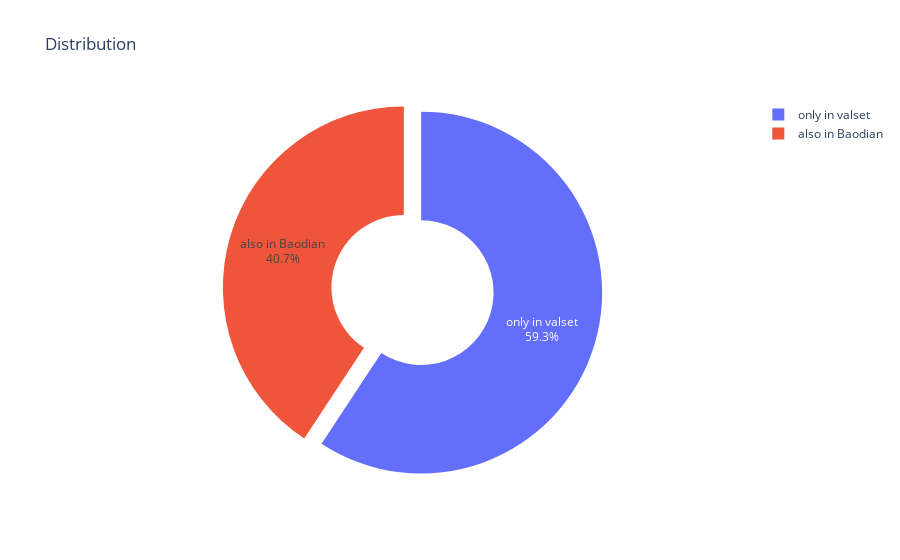

The notebook cell saved with this chart:
### Markdown cell above
# Analysis

### Code cell
a = set(val_df['Y_label']) - set(寶典) #驗證集有但是寶典裡沒有的部份
b = set(val_df['Y_label']) & set(寶典) #驗證集有同時寶典裡也有的部份
print(len(a))
print(len(b))
print(len(a)/(len(a)+len(b)))
t = pd.DataFrame()
t['type'] = ['only in valset' for i in range(len(a))] + ['also in Baodian' for i in range(len(b))]
dist = t.type.map({'only in valset':'only in valset', 'also in Baodian':'also in Baodian'})
dist = dist.value_counts()
fig = px.pie(dist,
             values='type',
             names=dist.index,
             hole=.4,title="Distribution")
fig.update_traces(textinfo='percent+label', pull=0.05)
fig.show()

### Figure 1 — Plotly figure (JSON) as saved in the notebook; plotly's stock layout.template omitted (floating-point values rounded to 4 significant figures)
{"data": [{"domain": {"x": [0, 1], "y": [0, 1]}, "hole": 0.4, "hovertemplate": "index=%{label}<br>type=%{value}<extra></extra>", "labels": ["only in valset", "also in Baodian"], "legendgroup": "", "name": "", "pull": 0.05, "showlegend": true, "textinfo": "percent+label", "type": "pie", "values": [115, 79]}], "layout": {"legend": {"tracegroupgap": 0}, "title": {"text": "Distribution"}}}
